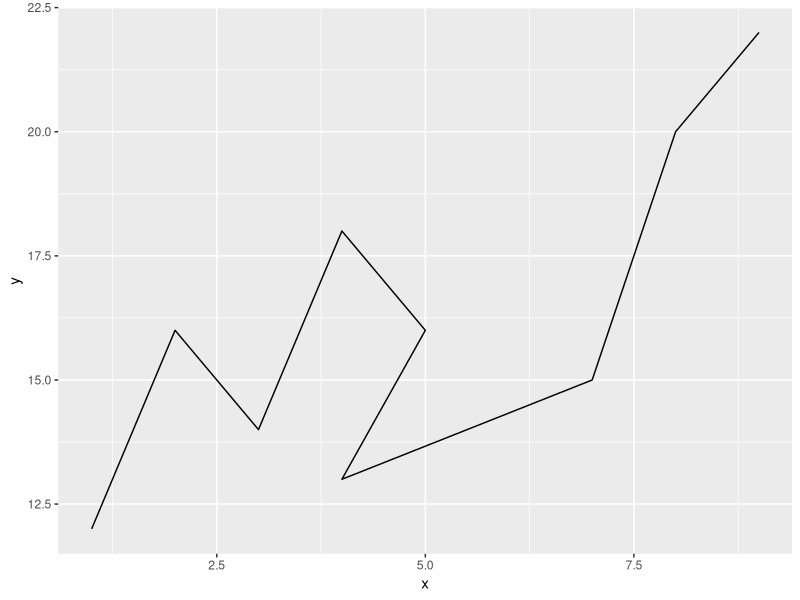
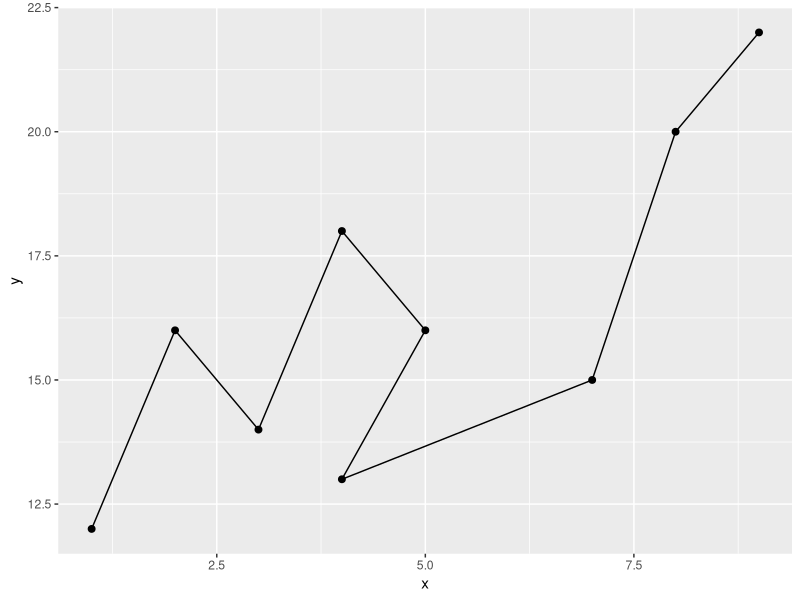
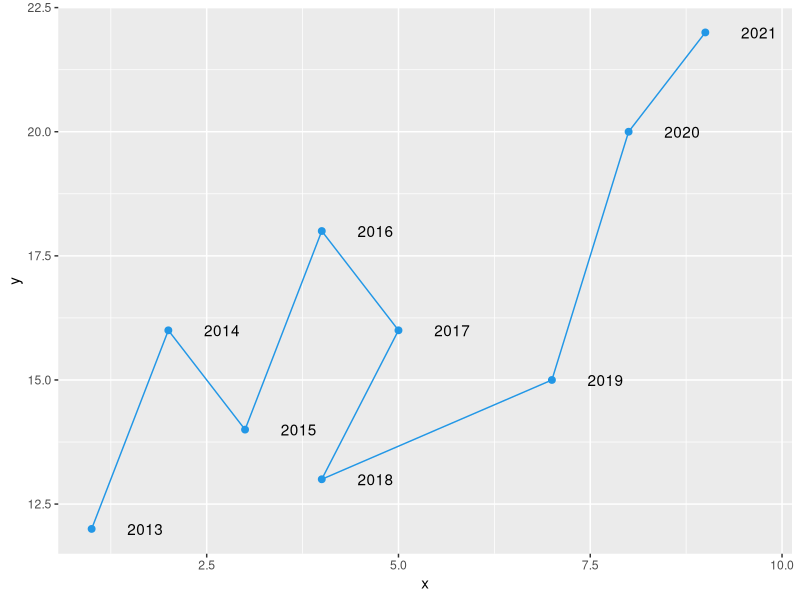
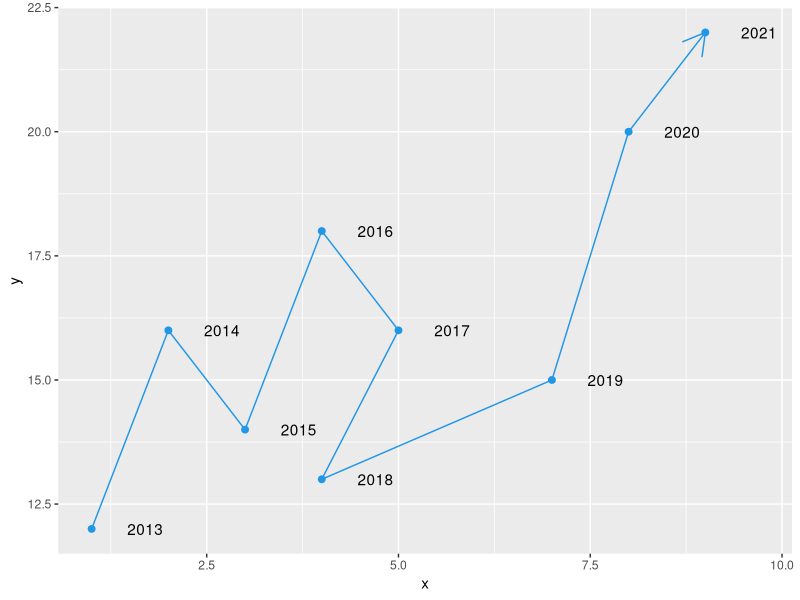
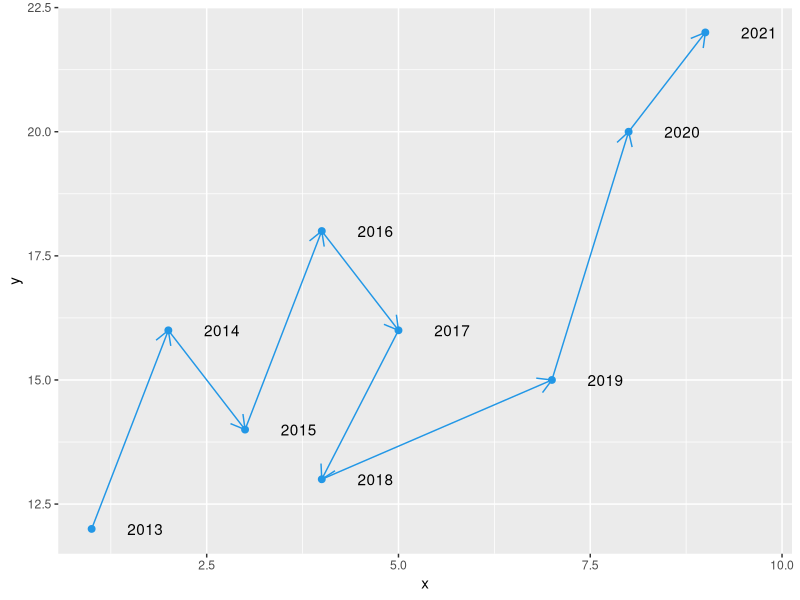

These charts were generated, in order, by the following R code:
library(ggplot2)

# Data
x <- c(1, 2, 3, 4, 5, 4, 7, 8, 9)
y <- c(12, 16, 14, 18, 16, 13, 15, 20, 22)
df <- data.frame(x, y)

# Connected scatter plot
ggplot(df, aes(x = x, y = y)) +
  geom_path()

# highlight the values
ggplot(df, aes(x = x, y = y)) +
  geom_path() +
  geom_point(size = 2)

# Labelling points
labels <- 2013:2021
df <- data.frame(x, y, labels = labels)

ggplot(df, aes(x = x, y = y)) +
  geom_path(color = 4) +
  geom_point(size = 2, color = 4) +
  geom_text(aes(label = labels, x = x + 0.7, y = y))

# Adding arrows
ggplot(df, aes(x = x, y = y)) +
  geom_path(color = 4, arrow = arrow()) +
  geom_point(size = 2, color = 4) +
  geom_text(aes(label = labels, x = x + 0.7, y = y))

# Add an arrow between each pair of points
ggplot(df, aes(x = x, y = y)) +
  geom_segment(aes(xend = c(tail(x, n = -1), NA), 
                   yend = c(tail(y, n = -1), NA)),
               arrow = arrow(length = unit(0.4, "cm")),
               color = 4) +
  geom_point(size = 2, color = 4) +
  geom_text(aes(label = labels, x = x + 0.7, y = y))
